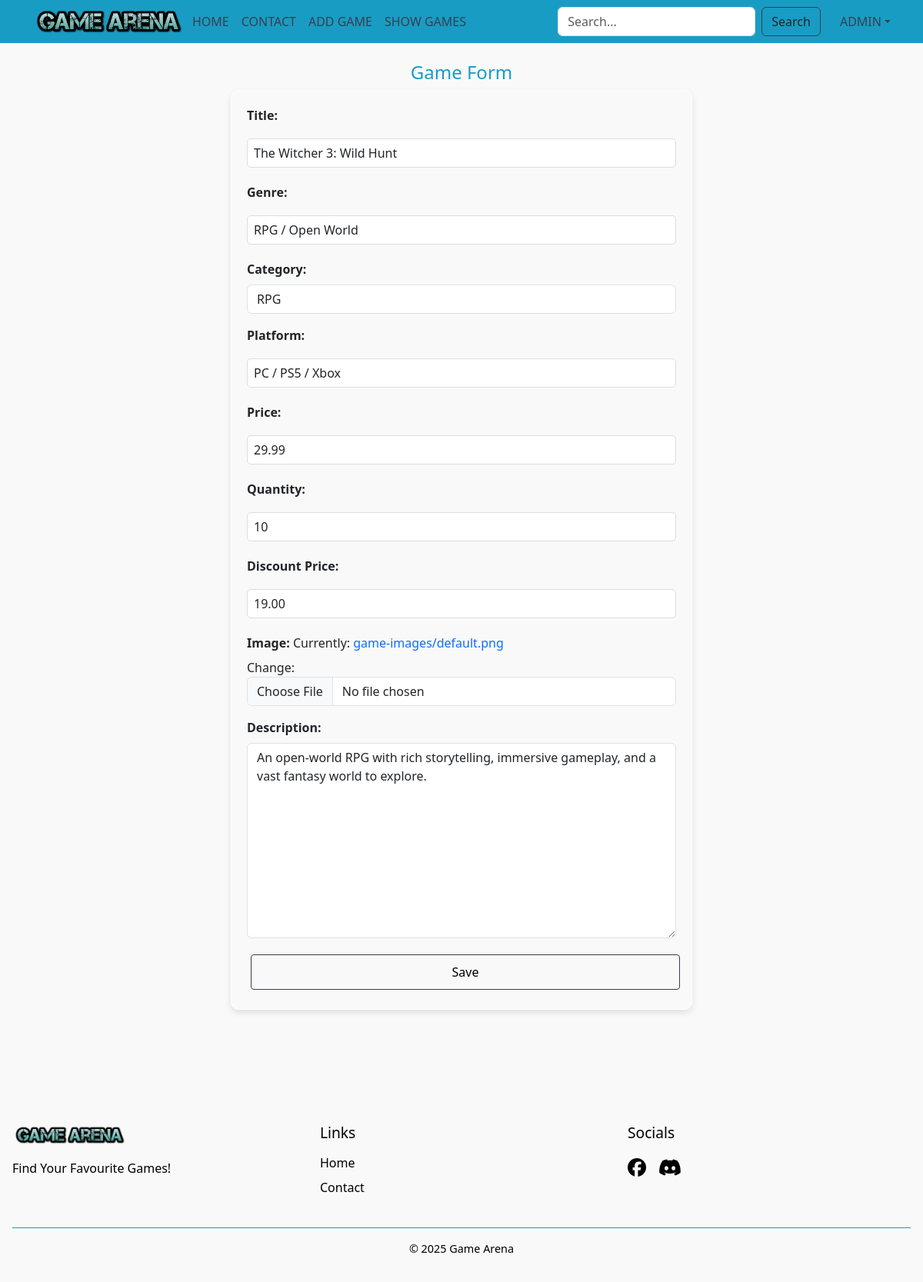
Page /update/1/ (signed in) on the committed database.
### gamestore/models.py (models this page shows, shortened)
class Games(models.Model):
    game_id = models.AutoField(primary_key=True)
    game_title = models.CharField(max_length=64)
    game_genre = models.CharField(max_length=64)
    game_category = models.CharField(choices=CATEGORIES_choices, max_length=10)
    game_platform = models.CharField(max_length=64)
    game_price = models.DecimalField(max_digits=7, decimal_places=2)
    game_quantity = models.IntegerField()
    game_discount_price = models.DecimalField(max_digits=7, decimal_places=2)
    game_description = models.TextField()
    image_url = models.ImageField(upload_to='game-images/', default="game-images/default.png")
    slug = models.SlugField()

### gamestore/views.py (the view)
# urls.py: path('update/<int:game_id>/', views.game_update_view, name="game_update"),
@login_required(login_url='/login/')
@user_passes_test(is_admin_or_mod)
def game_update_view(request, game_id):
    game = get_object_or_404(Games, pk=game_id)
    form = GamesForm(instance=game)
    if request.method == "POST":
        form = GamesForm(request.POST, request.FILES, instance=game)
        if form.is_valid():
            form.save()
            return redirect('game_list')
    return render(request, 'crud/game_form.html', {'form': form})

### gamestore/views.py (called while the page is built)
def is_admin_or_mod(user):
    return user.is_authenticated and (user.is_staff or user.is_superuser)

### gamestore/templates/crud/game_form.html (shortened to what this page needs)
{% extends 'crud/layout.html' %}
{% block content %}
  <h1 class="text-center">Game Form</h1>
  <form method="POST" class="crud-form" enctype="multipart/form-data">
    {{ form.as_p }}
    <button class="btn btn-outline-dark btn-block" type="submit">Save</button>
  </form>
{% endblock %}

### gamestore/templates/crud/layout.html (shortened to what this page needs)
{% load static %}
<!DOCTYPE html>
<html lang="en">
  <head>
    <link href="
    https://cdn.jsdelivr.net/npm/bootstrap@4.5.2/dist/css/bootstrap.min.css
    " rel="stylesheet" />
    <link rel="stylesheet" href="{% static 'styles/styles.css' %}" />
  </head>
  <body id="crud-page" class="d-flex flex-column min-vh-100">
    <header class="nav-header">
      <nav class="navbar navbar-expand-lg mb-4">
        <div class="container">
          <img src="{% static 'images/logo.png' %}" alt="logo" />
          <div class="collapse navbar-collapse" id="navbar">
            <ul class="navbar-nav me-auto mb-2 mb-lg-0">
              <li class="nav-item">
                <a class="nav-link" href="/">Home</a>
              </li>
              <li class="nav-item">
                <a class="nav-link" href="/contact">Contact</a>
              </li>
              {% if user.is_authenticated and user.is_staff %}
                <li class="nav-item">
                  <a class="nav-link" href="{% url 'game_create' %}">Add Game</a>
                </li>
                <li class="nav-item">
                  <a class="nav-link" href="{% url 'game_list' %}">Show Games</a>
                </li>
              {% else %}
                <a class="nav-link" href="{% url 'login' %}">Login</a>
              {% endif %}
            </ul>
            <form action="search.html" method="get" class="d-flex search-bar" role="search">
              <input class="form-control me-2" type="search" placeholder="Search..." aria- label="Search" />
              <button class="btn btn-outline-dark" type="submit">Search</button>
            </form>
          </div>
 <div class="d-flex align-items-center right-nav">
  {% if user.is_authenticated %}
  <div class="dropdown">
    <a class="dropdown-toggle d-flex align-items-center hidden-arrow" href="#" id="userDropdown" role="button" data-bs-toggle="dropdown" aria-expanded="false">
      {{ request.user.username }}
    </a>
  </div>
  {% endif %}
</div>
        </div>
      </nav>
    </header>
    <div class="container">
      {% block content %}
      {% endblock %}
    </div>
    <footer class="site-footer">
      <div class="container">
        <div class="footer-content">
          <div class="footer-section">
            <img src="{% static 'images/logo.png' %}" alt="Game Arena" class="footer-logo" />
            <p>Find Your Favourite Games!</p>
          </div>
          <div class="footer-section">
            <h3>Links</h3>
            <ul>
              <li>
                <a href="index.html">Home</a>
              </li>
              <li>
                <a href="contact.html">Contact</a>
              </li>
            </ul>
          </div>
          <div class="footer-section">
            <h3>Socials</h3>
            <div class="social-links">
              <a href="#" aria-label="Facebook"><i class="fab fa-facebook"></i></a>
              <a href="#" aria-label="Discord"><i class="fab fa-discord"></i></a>
            </div>
          </div>
        </div>
        <div class="footer-bottom">
          <p>&copy; 2025 Game Arena</p>
        </div>
      </div>
    </footer>
  </body>
</html>

### rows in the picture
Games: game_title "The Witcher 3: Wild Hunt", game_genre "RPG / Open World", game_category "RPG", game_platform "PC / PS5 / Xbox", game_price "29.99", game_quantity "10", game_discount_price "19.00", game_description "An open-world RPG with rich storytelling, immersive gameplay, and a vast fantasy world to explore."

### other values in the picture
{{ request.user.username }} "ADMIN"
